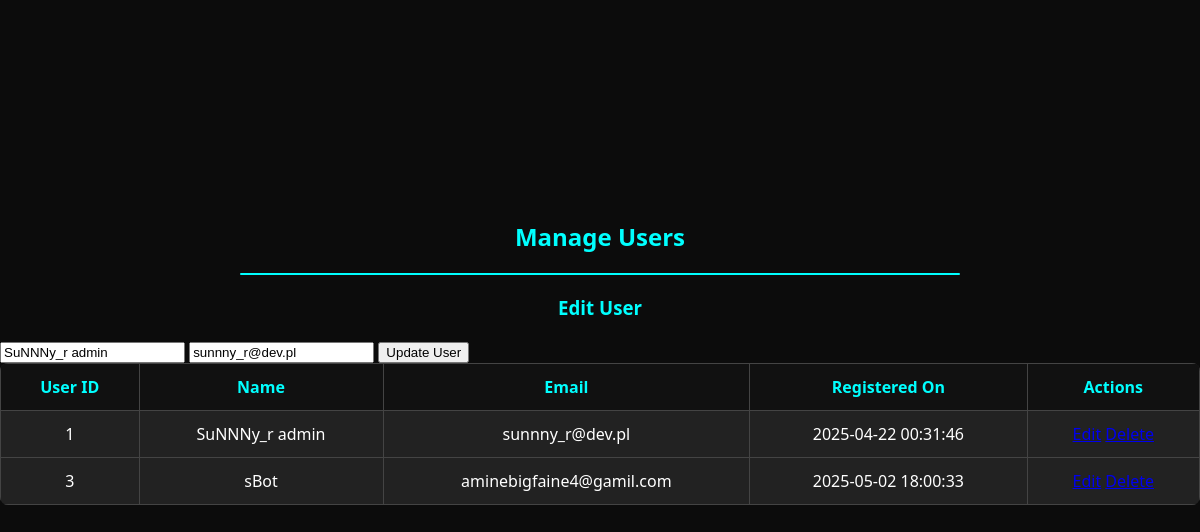
Screenshot of /admin/manage_users.php?edit=1 with the database file from the repository.
### tables this page shows
CREATE TABLE `users` (
  `id` int(11) NOT NULL,
  `name` varchar(100) NOT NULL,
  `email` varchar(100) DEFAULT NULL,
  `password` varchar(255) DEFAULT NULL,
  `created_at` timestamp NOT NULL DEFAULT current_timestamp(),
  `address` varchar(255) DEFAULT NULL,
  `phone` varchar(20) DEFAULT NULL,
  `role` enum('admin','support','user') DEFAULT 'user'
);

### admin/manage_users.php (the view, shortened to what this page needs)
<?php
$edit_mode = false;
$edit_user = [];
if (isset($_GET['edit'])) {
    $edit_mode = true;
    $edit_id = $_GET['edit'];
    $edit_query = mysqli_query($conn, "SELECT * FROM users WHERE id=$edit_id");
    $edit_user = mysqli_fetch_assoc($edit_query);
}
$result = mysqli_query($conn, "SELECT id, name, email, created_at FROM users");
?>
<!DOCTYPE html>
<html>
<head>
    <link rel="stylesheet" type="text/css" href="/SuNNNyTech/admin/css/admin-style.css">
    <link rel="stylesheet" href="https://cdnjs.cloudflare.com/ajax/libs/font-awesome/6.5.1/css/all.min.css">
    <link rel="stylesheet" href="https://stackpath.bootstrapcdn.com/font-awesome/4.7.0/css/font-awesome.min.css">
</head>
</head>
<body>
<div style="height: 200px;"></div>
    <div class="admin-container">
        <div class="main-content">
            <h2>Manage Users</h2>
            <div class="line1"></div>
            <div class="admin-card">
                <h3><?= $edit_mode ? 'Edit User' : 'Add User' ?></h3>
                <form method="POST">
                    <input type="text" name="name" placeholder="Name" value="<?= $edit_user['name'] ?? '' ?>" required>
                    <input type="email" name="email" placeholder="Email" value="<?= $edit_user['email'] ?? '' ?>" required>
                    <?php if (!$edit_mode): ?>
                        <input type="password" name="password" placeholder="Password" required>
                        <button type="submit" name="add_user">Add User</button>
                    <?php else: ?>
                        <button type="submit" name="update_user">Update User</button>
                    <?php endif; ?>
                </form>
            </div>
            <div class="admin-card">
                <table>
                    <thead>
                        <tr>
                            <th>User ID</th>
                            <th>Name</th>
                            <th>Email</th>
                            <th>Registered On</th>
                            <th>Actions</th>
                        </tr>
                    </thead>
                    <tbody>
                        <?php while ($row = mysqli_fetch_assoc($result)): ?>
                        <tr>
                            <td><?= $row['id'] ?></td>
                            <td><?= htmlspecialchars($row['name']) ?></td>
                            <td><?= htmlspecialchars($row['email']) ?></td>
                            <td><?= $row['created_at'] ?></td>
                            <td>
                                <a class="btn edit" href="manage_users.php?edit=<?= $row['id'] ?>">Edit</a>
                                <a class="btn delete" href="manage_users.php?delete=<?= $row['id'] ?>" onclick="return confirm('Are you sure to delete this user?')">Delete</a>
                            </td>
                        </tr>
                        <?php endwhile; ?>
                    </tbody>
                </table>
            </div>
        </div>
    </div>
</body>
</html>

### admin/css/admin-style.css (style rules this page uses)
body { margin: 0; padding: 0; font-family: 'Segoe UI', sans-serif; background-color: #0c0c0c; color: white; }
h1, h2, h3, h4 { color: cyan; text-align: center; margin-bottom: 20px; }
.line1 { height: 2px; background: cyan; margin: 10px auto 20px auto; width: 60%; border-radius: 2px; }
table { width: 100%; border-collapse: collapse; background-color: #222; border-radius: 8px; overflow: hidden; }
th, td { padding: 12px 16px; border: 1px solid #444; text-align: center; }
th { background-color: #111; color: cyan; }
td { color: white; }

### rows the page displays
users: name "SuNNNy_r admin", email "sunnny_r@dev.pl", id "1", created_at "2025-04-22 00:31:46"
users: id "3", name "sBot", email "aminebigfaine4@gamil.com", created_at "2025-05-02 18:00:33"
